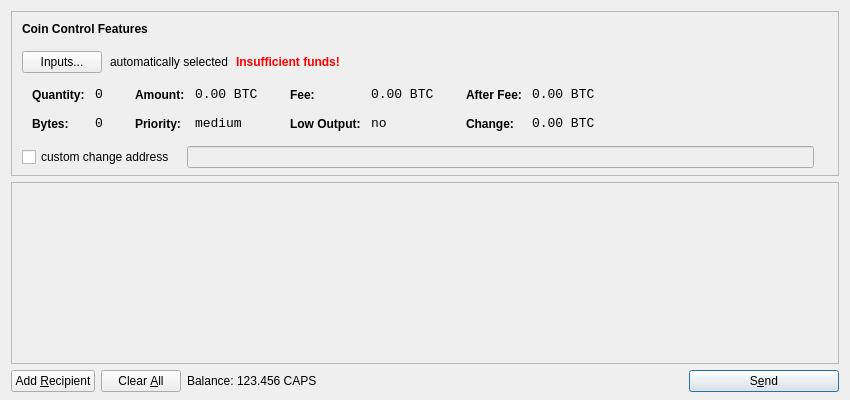
<?xml version="1.0" encoding="UTF-8"?>
<ui version="4.0">
 <class>SendCoinsDialog</class>
 <widget class="QDialog" name="SendCoinsDialog">
  <property name="geometry">
   <rect>
    <x>0</x>
    <y>0</y>
    <width>850</width>
    <height>400</height>
   </rect>
  </property>
  <property name="windowTitle">
   <string>Send Coins</string>
  </property>
  <layout class="QVBoxLayout" name="verticalLayout" stretch="0,1,0">
   <property name="bottomMargin">
    <number>8</number>
   </property>
   <item>
    <widget class="QFrame" name="frameCoinControl">
     <property name="sizePolicy">
      <sizepolicy hsizetype="Expanding" vsizetype="Expanding">
       <horstretch>0</horstretch>
       <verstretch>0</verstretch>
      </sizepolicy>
     </property>
     <property name="maximumSize">
      <size>
       <width>16777215</width>
       <height>16777215</height>
      </size>
     </property>
     <property name="frameShape">
      <enum>QFrame::StyledPanel</enum>
     </property>
     <property name="frameShadow">
      <enum>QFrame::Sunken</enum>
     </property>
     <layout class="QVBoxLayout" name="verticalLayoutCoinControl2">
      <property name="spacing">
       <number>-1</number>
      </property>
      <property name="leftMargin">
       <number>0</number>
      </property>
      <property name="topMargin">
       <number>0</number>
      </property>
      <property name="rightMargin">
       <number>0</number>
      </property>
      <property name="bottomMargin">
       <number>6</number>
      </property>
      <item>
       <layout class="QVBoxLayout" name="verticalLayoutCoinControl" stretch="0,0,0,0,1">
        <property name="spacing">
         <number>0</number>
        </property>
        <property name="leftMargin">
         <number>10</number>
        </property>
        <property name="topMargin">
         <number>10</number>
        </property>
        <item>
         <layout class="QHBoxLayout" name="horizontalLayoutCoinControl1">
          <property name="bottomMargin">
           <number>15</number>
          </property>
          <item>
           <widget class="QLabel" name="labelCoinControlFeatures">
            <property name="sizePolicy">
             <sizepolicy hsizetype="Preferred" vsizetype="Maximum">
              <horstretch>0</horstretch>
              <verstretch>0</verstretch>
             </sizepolicy>
            </property>
            <property name="font">
             <font>
              <weight>75</weight>
              <bold>true</bold>
             </font>
            </property>
            <property name="styleSheet">
             <string notr="true">font-weight:bold;</string>
            </property>
            <property name="text">
             <string>Coin Control Features</string>
            </property>
           </widget>
          </item>
         </layout>
        </item>
        <item>
         <layout class="QHBoxLayout" name="horizontalLayoutCoinControl2" stretch="0,0,0,0">
          <property name="spacing">
           <number>8</number>
          </property>
          <property name="bottomMargin">
           <number>10</number>
          </property>
          <item>
           <widget class="QPushButton" name="pushButtonCoinControl">
            <property name="styleSheet">
             <string notr="true"/>
            </property>
            <property name="text">
             <string>Inputs...</string>
            </property>
           </widget>
          </item>
          <item>
           <widget class="QLabel" name="labelCoinControlAutomaticallySelected">
            <property name="text">
             <string>automatically selected</string>
            </property>
            <property name="margin">
             <number>5</number>
            </property>
           </widget>
          </item>
          <item>
           <widget class="QLabel" name="labelCoinControlInsuffFunds">
            <property name="font">
             <font>
              <weight>75</weight>
              <bold>true</bold>
             </font>
            </property>
            <property name="styleSheet">
             <string notr="true">color:red;font-weight:bold;</string>
            </property>
            <property name="text">
             <string>Insufficient funds!</string>
            </property>
            <property name="margin">
             <number>5</number>
            </property>
           </widget>
          </item>
          <item>
           <spacer name="horizontalSpacerCoinControl">
            <property name="orientation">
             <enum>Qt::Horizontal</enum>
            </property>
            <property name="sizeHint" stdset="0">
             <size>
              <width>40</width>
              <height>1</height>
             </size>
            </property>
           </spacer>
          </item>
         </layout>
        </item>
        <item>
         <widget class="QWidget" name="widgetCoinControl" native="true">
          <property name="sizePolicy">
           <sizepolicy hsizetype="Preferred" vsizetype="Preferred">
            <horstretch>0</horstretch>
            <verstretch>0</verstretch>
           </sizepolicy>
          </property>
          <property name="minimumSize">
           <size>
            <width>0</width>
            <height>0</height>
           </size>
          </property>
          <property name="styleSheet">
           <string notr="true"/>
          </property>
          <layout class="QHBoxLayout" name="horizontalLayoutCoinControl5">
           <property name="margin">
            <number>0</number>
           </property>
           <item>
            <layout class="QHBoxLayout" name="horizontalLayoutCoinControl3" stretch="0,0,0,1">
             <property name="spacing">
              <number>20</number>
             </property>
             <property name="topMargin">
              <number>0</number>
             </property>
             <property name="bottomMargin">
              <number>10</number>
             </property>
             <item>
              <layout class="QFormLayout" name="formLayoutCoinControl1">
               <property name="horizontalSpacing">
                <number>10</number>
               </property>
               <property name="verticalSpacing">
                <number>14</number>
               </property>
               <property name="leftMargin">
                <number>10</number>
               </property>
               <property name="topMargin">
                <number>4</number>
               </property>
               <property name="rightMargin">
                <number>6</number>
               </property>
               <item row="0" column="0">
                <widget class="QLabel" name="labelCoinControlQuantityText">
                 <property name="styleSheet">
                  <string notr="true">font-weight:bold;</string>
                 </property>
                 <property name="text">
                  <string>Quantity:</string>
                 </property>
                 <property name="margin">
                  <number>0</number>
                 </property>
                </widget>
               </item>
               <item row="0" column="1">
                <widget class="QLabel" name="labelCoinControlQuantity">
                 <property name="font">
                  <font>
                   <family>Monospace</family>
                   <pointsize>10</pointsize>
                  </font>
                 </property>
                 <property name="cursor">
                  <cursorShape>IBeamCursor</cursorShape>
                 </property>
                 <property name="contextMenuPolicy">
                  <enum>Qt::ActionsContextMenu</enum>
                 </property>
                 <property name="text">
                  <string notr="true">0</string>
                 </property>
                 <property name="margin">
                  <number>0</number>
                 </property>
                 <property name="textInteractionFlags">
                  <set>Qt::LinksAccessibleByMouse|Qt::TextSelectableByKeyboard|Qt::TextSelectableByMouse</set>
                 </property>
                </widget>
               </item>
               <item row="1" column="0">
                <widget class="QLabel" name="labelCoinControlBytesText">
                 <property name="styleSheet">
                  <string notr="true">font-weight:bold;</string>
                 </property>
                 <property name="text">
                  <string>Bytes:</string>
                 </property>
                </widget>
               </item>
               <item row="1" column="1">
                <widget class="QLabel" name="labelCoinControlBytes">
                 <property name="font">
                  <font>
                   <family>Monospace</family>
                   <pointsize>10</pointsize>
                  </font>
                 </property>
                 <property name="cursor">
                  <cursorShape>IBeamCursor</cursorShape>
                 </property>
                 <property name="contextMenuPolicy">
                  <enum>Qt::ActionsContextMenu</enum>
                 </property>
                 <property name="text">
                  <string notr="true">0</string>
                 </property>
                 <property name="textInteractionFlags">
                  <set>Qt::LinksAccessibleByMouse|Qt::TextSelectableByKeyboard|Qt::TextSelectableByMouse</set>
                 </property>
                </widget>
               </item>
              </layout>
             </item>
             <item>
              <layout class="QFormLayout" name="formLayoutCoinControl2">
               <property name="horizontalSpacing">
                <number>10</number>
               </property>
               <property name="verticalSpacing">
                <number>14</number>
               </property>
               <property name="leftMargin">
                <number>6</number>
               </property>
               <property name="topMargin">
                <number>4</number>
               </property>
               <property name="rightMargin">
                <number>6</number>
               </property>
               <item row="0" column="0">
                <widget class="QLabel" name="labelCoinControlAmountText">
                 <property name="styleSheet">
                  <string notr="true">font-weight:bold;</string>
                 </property>
                 <property name="text">
                  <string>Amount:</string>
                 </property>
                 <property name="margin">
                  <number>0</number>
                 </property>
                </widget>
               </item>
               <item row="0" column="1">
                <widget class="QLabel" name="labelCoinControlAmount">
                 <property name="font">
                  <font>
                   <family>Monospace</family>
                   <pointsize>10</pointsize>
                  </font>
                 </property>
                 <property name="cursor">
                  <cursorShape>IBeamCursor</cursorShape>
                 </property>
                 <property name="contextMenuPolicy">
                  <enum>Qt::ActionsContextMenu</enum>
                 </property>
                 <property name="text">
                  <string notr="true">0.00 BTC</string>
                 </property>
                 <property name="textInteractionFlags">
                  <set>Qt::LinksAccessibleByMouse|Qt::TextSelectableByKeyboard|Qt::TextSelectableByMouse</set>
                 </property>
                </widget>
               </item>
               <item row="1" column="0">
                <widget class="QLabel" name="labelCoinControlPriorityText">
                 <property name="styleSheet">
                  <string notr="true">font-weight:bold;</string>
                 </property>
                 <property name="text">
                  <string>Priority:</string>
                 </property>
                </widget>
               </item>
               <item row="1" column="1">
                <widget class="QLabel" name="labelCoinControlPriority">
                 <property name="font">
                  <font>
                   <family>Monospace</family>
                   <pointsize>10</pointsize>
                  </font>
                 </property>
                 <property name="cursor">
                  <cursorShape>IBeamCursor</cursorShape>
                 </property>
                 <property name="contextMenuPolicy">
                  <enum>Qt::ActionsContextMenu</enum>
                 </property>
                 <property name="text">
                  <string>medium</string>
                 </property>
                 <property name="textInteractionFlags">
                  <set>Qt::LinksAccessibleByMouse|Qt::TextSelectableByKeyboard|Qt::TextSelectableByMouse</set>
                 </property>
                </widget>
               </item>
              </layout>
             </item>
             <item>
              <layout class="QFormLayout" name="formLayoutCoinControl3">
               <property name="horizontalSpacing">
                <number>10</number>
               </property>
               <property name="verticalSpacing">
                <number>14</number>
               </property>
               <property name="leftMargin">
                <number>6</number>
               </property>
               <property name="topMargin">
                <number>4</number>
               </property>
               <property name="rightMargin">
                <number>6</number>
               </property>
               <item row="0" column="0">
                <widget class="QLabel" name="labelCoinControlFeeText">
                 <property name="styleSheet">
                  <string notr="true">font-weight:bold;</string>
                 </property>
                 <property name="text">
                  <string>Fee:</string>
                 </property>
                 <property name="margin">
                  <number>0</number>
                 </property>
                </widget>
               </item>
               <item row="0" column="1">
                <widget class="QLabel" name="labelCoinControlFee">
                 <property name="font">
                  <font>
                   <family>Monospace</family>
                   <pointsize>10</pointsize>
                  </font>
                 </property>
                 <property name="cursor">
                  <cursorShape>IBeamCursor</cursorShape>
                 </property>
                 <property name="contextMenuPolicy">
                  <enum>Qt::ActionsContextMenu</enum>
                 </property>
                 <property name="text">
                  <string notr="true">0.00 BTC</string>
                 </property>
                 <property name="textInteractionFlags">
                  <set>Qt::LinksAccessibleByMouse|Qt::TextSelectableByKeyboard|Qt::TextSelectableByMouse</set>
                 </property>
                </widget>
               </item>
               <item row="1" column="0">
                <widget class="QLabel" name="labelCoinControlLowOutputText">
                 <property name="styleSheet">
                  <string notr="true">font-weight:bold;</string>
                 </property>
                 <property name="text">
                  <string>Low Output:</string>
                 </property>
                </widget>
               </item>
               <item row="1" column="1">
                <widget class="QLabel" name="labelCoinControlLowOutput">
                 <property name="font">
                  <font>
                   <family>Monospace</family>
                   <pointsize>10</pointsize>
                  </font>
                 </property>
                 <property name="cursor">
                  <cursorShape>IBeamCursor</cursorShape>
                 </property>
                 <property name="contextMenuPolicy">
                  <enum>Qt::ActionsContextMenu</enum>
                 </property>
                 <property name="text">
                  <string>no</string>
                 </property>
                 <property name="textInteractionFlags">
                  <set>Qt::LinksAccessibleByMouse|Qt::TextSelectableByKeyboard|Qt::TextSelectableByMouse</set>
                 </property>
                </widget>
               </item>
              </layout>
             </item>
             <item>
              <layout class="QFormLayout" name="formLayoutCoinControl4">
               <property name="horizontalSpacing">
                <number>10</number>
               </property>
               <property name="verticalSpacing">
                <number>14</number>
               </property>
               <property name="leftMargin">
                <number>6</number>
               </property>
               <property name="topMargin">
                <number>4</number>
               </property>
               <property name="rightMargin">
                <number>6</number>
               </property>
               <item row="0" column="0">
                <widget class="QLabel" name="labelCoinControlAfterFeeText">
                 <property name="styleSheet">
                  <string notr="true">font-weight:bold;</string>
                 </property>
                 <property name="text">
                  <string>After Fee:</string>
                 </property>
                 <property name="margin">
                  <number>0</number>
                 </property>
                </widget>
               </item>
               <item row="0" column="1">
                <widget class="QLabel" name="labelCoinControlAfterFee">
                 <property name="font">
                  <font>
                   <family>Monospace</family>
                   <pointsize>10</pointsize>
                  </font>
                 </property>
                 <property name="cursor">
                  <cursorShape>IBeamCursor</cursorShape>
                 </property>
                 <property name="contextMenuPolicy">
                  <enum>Qt::ActionsContextMenu</enum>
                 </property>
                 <property name="text">
                  <string notr="true">0.00 BTC</string>
                 </property>
                 <property name="textInteractionFlags">
                  <set>Qt::LinksAccessibleByMouse|Qt::TextSelectableByKeyboard|Qt::TextSelectableByMouse</set>
                 </property>
                </widget>
               </item>
               <item row="1" column="0">
                <widget class="QLabel" name="labelCoinControlChangeText">
                 <property name="styleSheet">
                  <string notr="true">font-weight:bold;</string>
                 </property>
                 <property name="text">
                  <string>Change:</string>
                 </property>
                </widget>
               </item>
               <item row="1" column="1">
                <widget class="QLabel" name="labelCoinControlChange">
                 <property name="font">
                  <font>
                   <family>Monospace</family>
                   <pointsize>10</pointsize>
                  </font>
                 </property>
                 <property name="cursor">
                  <cursorShape>IBeamCursor</cursorShape>
                 </property>
                 <property name="contextMenuPolicy">
                  <enum>Qt::ActionsContextMenu</enum>
                 </property>
                 <property name="text">
                  <string notr="true">0.00 BTC</string>
                 </property>
                 <property name="textInteractionFlags">
                  <set>Qt::LinksAccessibleByMouse|Qt::TextSelectableByKeyboard|Qt::TextSelectableByMouse</set>
                 </property>
                </widget>
               </item>
              </layout>
             </item>
            </layout>
           </item>
          </layout>
         </widget>
        </item>
        <item>
         <layout class="QHBoxLayout" name="horizontalLayoutCoinControl4" stretch="0,0,0">
          <property name="spacing">
           <number>12</number>
          </property>
          <property name="sizeConstraint">
           <enum>QLayout::SetDefaultConstraint</enum>
          </property>
          <property name="topMargin">
           <number>5</number>
          </property>
          <property name="rightMargin">
           <number>5</number>
          </property>
          <item>
           <widget class="QCheckBox" name="checkBoxCoinControlChange">
            <property name="text">
             <string>custom change address</string>
            </property>
           </widget>
          </item>
          <item>
           <widget class="QLineEdit" name="lineEditCoinControlChange">
            <property name="enabled">
             <bool>false</bool>
            </property>
            <property name="sizePolicy">
             <sizepolicy hsizetype="Expanding" vsizetype="Fixed">
              <horstretch>0</horstretch>
              <verstretch>0</verstretch>
             </sizepolicy>
            </property>
           </widget>
          </item>
          <item>
           <widget class="QLabel" name="labelCoinControlChangeLabel">
            <property name="sizePolicy">
             <sizepolicy hsizetype="Preferred" vsizetype="Expanding">
              <horstretch>0</horstretch>
              <verstretch>0</verstretch>
             </sizepolicy>
            </property>
            <property name="minimumSize">
             <size>
              <width>0</width>
              <height>0</height>
             </size>
            </property>
            <property name="text">
             <string/>
            </property>
            <property name="margin">
             <number>3</number>
            </property>
           </widget>
          </item>
         </layout>
        </item>
        <item>
         <spacer name="verticalSpacerCoinControl">
          <property name="orientation">
           <enum>Qt::Vertical</enum>
          </property>
          <property name="sizeHint" stdset="0">
           <size>
            <width>800</width>
            <height>1</height>
           </size>
          </property>
         </spacer>
        </item>
       </layout>
      </item>
     </layout>
    </widget>
   </item>
   <item>
    <widget class="QScrollArea" name="scrollArea">
     <property name="widgetResizable">
      <bool>true</bool>
     </property>
     <widget class="QWidget" name="scrollAreaWidgetContents">
      <property name="geometry">
       <rect>
        <x>0</x>
        <y>0</y>
        <width>830</width>
        <height>165</height>
       </rect>
      </property>
      <layout class="QVBoxLayout" name="verticalLayout_2">
       <property name="margin">
        <number>0</number>
       </property>
       <item>
        <layout class="QVBoxLayout" name="entries">
         <property name="spacing">
          <number>6</number>
         </property>
        </layout>
       </item>
       <item>
        <spacer name="verticalSpacer">
         <property name="orientation">
          <enum>Qt::Vertical</enum>
         </property>
         <property name="sizeHint" stdset="0">
          <size>
           <width>20</width>
           <height>40</height>
          </size>
         </property>
        </spacer>
       </item>
      </layout>
     </widget>
    </widget>
   </item>
   <item>
    <layout class="QHBoxLayout" name="horizontalLayout">
     <item>
      <widget class="QPushButton" name="addButton">
       <property name="toolTip">
        <string>Send to multiple recipients at once</string>
       </property>
       <property name="text">
        <string>Add &amp;Recipient</string>
       </property>
       <property name="icon">
        <iconset resource="../bitcoin.qrc">
         <normaloff>:/icons/add</normaloff>:/icons/add</iconset>
       </property>
       <property name="autoDefault">
        <bool>false</bool>
       </property>
      </widget>
     </item>
     <item>
      <widget class="QPushButton" name="clearButton">
       <property name="sizePolicy">
        <sizepolicy hsizetype="Minimum" vsizetype="Fixed">
         <horstretch>0</horstretch>
         <verstretch>0</verstretch>
        </sizepolicy>
       </property>
       <property name="toolTip">
        <string>Remove all transaction fields</string>
       </property>
       <property name="text">
        <string>Clear &amp;All</string>
       </property>
       <property name="icon">
        <iconset resource="../bitcoin.qrc">
         <normaloff>:/icons/remove</normaloff>:/icons/remove</iconset>
       </property>
       <property name="autoRepeatDelay">
        <number>300</number>
       </property>
       <property name="autoDefault">
        <bool>false</bool>
       </property>
      </widget>
     </item>
     <item>
      <layout class="QHBoxLayout" name="horizontalLayout_2">
       <property name="spacing">
        <number>3</number>
       </property>
       <item>
        <widget class="QLabel" name="label">
         <property name="text">
          <string>Balance:</string>
         </property>
        </widget>
       </item>
       <item>
        <widget class="QLabel" name="labelBalance">
         <property name="cursor">
          <cursorShape>IBeamCursor</cursorShape>
         </property>
         <property name="text">
          <string>123.456 CAPS</string>
         </property>
         <property name="textInteractionFlags">
          <set>Qt::LinksAccessibleByMouse|Qt::TextSelectableByKeyboard|Qt::TextSelectableByMouse</set>
         </property>
        </widget>
       </item>
      </layout>
     </item>
     <item>
      <spacer name="horizontalSpacer">
       <property name="orientation">
        <enum>Qt::Horizontal</enum>
       </property>
       <property name="sizeHint" stdset="0">
        <size>
         <width>40</width>
         <height>20</height>
        </size>
       </property>
      </spacer>
     </item>
     <item>
      <widget class="QPushButton" name="sendButton">
       <property name="minimumSize">
        <size>
         <width>150</width>
         <height>0</height>
        </size>
       </property>
       <property name="toolTip">
        <string>Confirm the send action</string>
       </property>
       <property name="text">
        <string>S&amp;end</string>
       </property>
       <property name="icon">
        <iconset resource="../bitcoin.qrc">
         <normaloff>:/icons/send</normaloff>:/icons/send</iconset>
       </property>
       <property name="default">
        <bool>true</bool>
       </property>
      </widget>
     </item>
    </layout>
   </item>
  </layout>
 </widget>
 <resources>
  <include location="../bitcoin.qrc"/>
 </resources>
 <connections/>
</ui>
